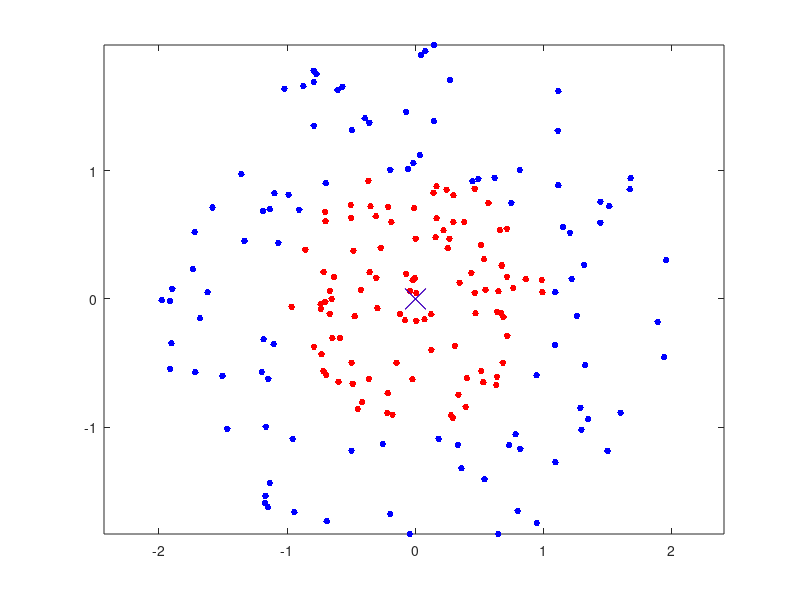

Write MATLAB code to recreate this figure.
function [] = partII()

    % generate the data

    rng(1); 
    r = sqrt(rand(100,1)); 
    t = 2*pi*rand(100,1);  
    data1 = [r.*cos(t), r.*sin(t)]; 
    
    r2 = sqrt(3*rand(100,1)+1); 
    t2 = 2*pi*rand(100,1);      
    data2 = [r2.*cos(t2), r2.*sin(t2)]; 

    % plot the data

    figure;
    plot(data1(:,1),data1(:,2),'r.','MarkerSize',15)
    hold on
    plot(data2(:,1),data2(:,2),'b.','MarkerSize',15)
    axis equal
    hold on

    % work on class 1
    [a1, R1] = calcRandCentre(data1);

    % work on class 2
    [a2, R2] = calcRandCentre(data2);
    
    disp(['a1(1),a1(2) ',num2str(a1(1)), ' ',num2str(a1(2)), ' radius1: ', num2str(R1)]);
    % plot centre and radius for class 1
    plot(a1(1), a1(2), 'rx', 'MarkerSize', 15);
    viscircles(a1', R1, 'Color', 'r', 'LineWidth', 1);
    hold on

    disp(['a2(1),a2(2) ',num2str(a2(1)),' ', num2str(a2(2)), ' radius2: ', num2str(R2)]);
    % plot centre and radius for class 2
    plot(a2(1), a2(2), 'bx', 'MarkerSize', 15);
    viscircles(a2', R2, 'Color', 'b', 'LineWidth', 1);

end

function [a, R] = calcRandCentre(data)


% Initialise values needed for quadprog.
% Arbitrary C value.
C = 10000;

% use linear kernel to every data points for each class 
K_x = data * data';

% parameters H in quadprog function.
H = 2 * K_x;

% parameters f in quadprog function.
f = -(diag(K_x))';

% Ag <= c. g is lambda so that A is a row zero
A = zeros(1, 100);

% c ia zero since we do not have this constratin
c = 0;

%  A_e * g = Ce  match vector 1*lambda = 1
A_e = ones(1, 100);
c_e = 1;

% 0 vector <=lambda <= C vector 
g_l = zeros(100,1);
g_u = C * ones(100,1);

% fill in quadprog
lambda = quadprog(H, f, A, c, A_e, c_e, g_l, g_u);


% take variable into the function.
%We can then solve for R to find optimal radius of circle.
opt = -diag(K_x)' * lambda + lambda' * K_x * lambda;
opt_Radius = sqrt(-opt);


% for each class Find a vector that is the sum of lambda*x
a = zeros(2, 1);
for j = 1 : 100
    a = a + lambda(j) * data(j);
end

R = opt_Radius;



end